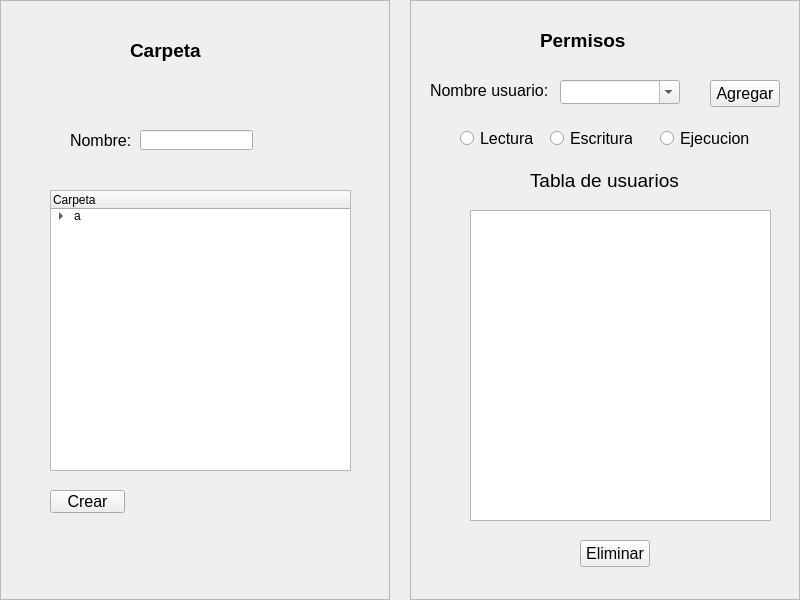
<?xml version="1.0" encoding="UTF-8"?>
<ui version="4.0">
 <class>MainWindow</class>
 <widget class="QMainWindow" name="MainWindow">
  <property name="geometry">
   <rect>
    <x>0</x>
    <y>0</y>
    <width>800</width>
    <height>600</height>
   </rect>
  </property>
  <property name="windowTitle">
   <string>MainWindow</string>
  </property>
  <widget class="QWidget" name="centralwidget">
   <layout class="QHBoxLayout" name="horizontalLayout">
    <property name="spacing">
     <number>20</number>
    </property>
    <property name="leftMargin">
     <number>0</number>
    </property>
    <property name="topMargin">
     <number>0</number>
    </property>
    <property name="rightMargin">
     <number>0</number>
    </property>
    <property name="bottomMargin">
     <number>0</number>
    </property>
    <item>
     <widget class="QFrame" name="Carpeta">
      <property name="frameShape">
       <enum>QFrame::StyledPanel</enum>
      </property>
      <property name="frameShadow">
       <enum>QFrame::Raised</enum>
      </property>
      <widget class="QLabel" name="lblNombreCarpeta">
       <property name="geometry">
        <rect>
         <x>70</x>
         <y>130</y>
         <width>71</width>
         <height>21</height>
        </rect>
       </property>
       <property name="font">
        <font>
         <family>Arial</family>
         <pointsize>12</pointsize>
         <weight>50</weight>
         <italic>false</italic>
         <bold>false</bold>
         <underline>false</underline>
         <strikeout>false</strikeout>
         <kerning>true</kerning>
        </font>
       </property>
       <property name="text">
        <string>Nombre:</string>
       </property>
      </widget>
      <widget class="QLineEdit" name="txtNombreCarpeta">
       <property name="geometry">
        <rect>
         <x>140</x>
         <y>130</y>
         <width>113</width>
         <height>20</height>
        </rect>
       </property>
       <property name="font">
        <font>
         <family>Arial</family>
         <pointsize>12</pointsize>
        </font>
       </property>
      </widget>
      <widget class="QPushButton" name="btnCrearCarpeta">
       <property name="geometry">
        <rect>
         <x>50</x>
         <y>490</y>
         <width>75</width>
         <height>23</height>
        </rect>
       </property>
       <property name="font">
        <font>
         <family>Arial</family>
         <pointsize>12</pointsize>
        </font>
       </property>
       <property name="text">
        <string>Crear</string>
       </property>
      </widget>
      <widget class="QLabel" name="lblTituloCarpeta">
       <property name="geometry">
        <rect>
         <x>130</x>
         <y>40</y>
         <width>91</width>
         <height>21</height>
        </rect>
       </property>
       <property name="font">
        <font>
         <family>Arial</family>
         <pointsize>14</pointsize>
         <weight>75</weight>
         <italic>false</italic>
         <bold>true</bold>
         <underline>false</underline>
         <strikeout>false</strikeout>
         <kerning>true</kerning>
        </font>
       </property>
       <property name="text">
        <string>Carpeta</string>
       </property>
      </widget>
      <widget class="QTreeWidget" name="twUbicacion">
       <property name="geometry">
        <rect>
         <x>50</x>
         <y>190</y>
         <width>301</width>
         <height>281</height>
        </rect>
       </property>
       <property name="columnCount">
        <number>1</number>
       </property>
       <attribute name="headerVisible">
        <bool>true</bool>
       </attribute>
       <column>
        <property name="text">
         <string>Carpeta</string>
        </property>
       </column>
       <item>
        <property name="text">
         <string>a</string>
        </property>
        <item>
         <property name="text">
          <string>b</string>
         </property>
         <item>
          <property name="text">
           <string>c</string>
          </property>
         </item>
        </item>
       </item>
      </widget>
     </widget>
    </item>
    <item>
     <widget class="QFrame" name="Permisos">
      <property name="frameShape">
       <enum>QFrame::StyledPanel</enum>
      </property>
      <property name="frameShadow">
       <enum>QFrame::Raised</enum>
      </property>
      <widget class="QRadioButton" name="rbtnEjecucion">
       <property name="geometry">
        <rect>
         <x>250</x>
         <y>130</y>
         <width>91</width>
         <height>17</height>
        </rect>
       </property>
       <property name="font">
        <font>
         <family>Arial</family>
         <pointsize>12</pointsize>
        </font>
       </property>
       <property name="text">
        <string>Ejecucion</string>
       </property>
       <property name="autoExclusive">
        <bool>false</bool>
       </property>
      </widget>
      <widget class="QLabel" name="lblTituloListView">
       <property name="geometry">
        <rect>
         <x>120</x>
         <y>170</y>
         <width>151</width>
         <height>21</height>
        </rect>
       </property>
       <property name="font">
        <font>
         <family>Arial</family>
         <pointsize>14</pointsize>
         <weight>50</weight>
         <italic>false</italic>
         <bold>false</bold>
         <underline>false</underline>
         <strikeout>false</strikeout>
         <kerning>true</kerning>
        </font>
       </property>
       <property name="text">
        <string>Tabla de usuarios</string>
       </property>
      </widget>
      <widget class="QPushButton" name="btnEliminarUsuario">
       <property name="geometry">
        <rect>
         <x>170</x>
         <y>540</y>
         <width>70</width>
         <height>27</height>
        </rect>
       </property>
       <property name="font">
        <font>
         <family>Arial</family>
         <pointsize>12</pointsize>
        </font>
       </property>
       <property name="text">
        <string>Eliminar</string>
       </property>
      </widget>
      <widget class="QLabel" name="lblTituloPermisos">
       <property name="geometry">
        <rect>
         <x>130</x>
         <y>30</y>
         <width>91</width>
         <height>21</height>
        </rect>
       </property>
       <property name="font">
        <font>
         <family>Arial</family>
         <pointsize>14</pointsize>
         <weight>75</weight>
         <italic>false</italic>
         <bold>true</bold>
         <underline>false</underline>
         <strikeout>false</strikeout>
         <kerning>true</kerning>
        </font>
       </property>
       <property name="text">
        <string>Permisos</string>
       </property>
      </widget>
      <widget class="QPushButton" name="btnAgregarUsuario">
       <property name="geometry">
        <rect>
         <x>300</x>
         <y>80</y>
         <width>70</width>
         <height>27</height>
        </rect>
       </property>
       <property name="font">
        <font>
         <family>Arial</family>
         <pointsize>12</pointsize>
        </font>
       </property>
       <property name="text">
        <string>Agregar</string>
       </property>
      </widget>
      <widget class="QRadioButton" name="rbtnLectura">
       <property name="geometry">
        <rect>
         <x>50</x>
         <y>130</y>
         <width>82</width>
         <height>17</height>
        </rect>
       </property>
       <property name="font">
        <font>
         <family>Arial</family>
         <pointsize>12</pointsize>
        </font>
       </property>
       <property name="text">
        <string>Lectura</string>
       </property>
       <property name="autoExclusive">
        <bool>false</bool>
       </property>
      </widget>
      <widget class="QListView" name="listPermisosUsuarios">
       <property name="geometry">
        <rect>
         <x>60</x>
         <y>210</y>
         <width>301</width>
         <height>311</height>
        </rect>
       </property>
      </widget>
      <widget class="QLabel" name="lblNombreUsuario">
       <property name="geometry">
        <rect>
         <x>20</x>
         <y>80</y>
         <width>121</width>
         <height>21</height>
        </rect>
       </property>
       <property name="font">
        <font>
         <family>Arial</family>
         <pointsize>12</pointsize>
         <weight>50</weight>
         <italic>false</italic>
         <bold>false</bold>
         <underline>false</underline>
         <strikeout>false</strikeout>
         <kerning>true</kerning>
        </font>
       </property>
       <property name="text">
        <string>Nombre usuario: </string>
       </property>
      </widget>
      <widget class="QRadioButton" name="rbtnEscritura">
       <property name="geometry">
        <rect>
         <x>140</x>
         <y>130</y>
         <width>82</width>
         <height>17</height>
        </rect>
       </property>
       <property name="font">
        <font>
         <family>Arial</family>
         <pointsize>12</pointsize>
        </font>
       </property>
       <property name="text">
        <string>Escritura</string>
       </property>
       <property name="autoExclusive">
        <bool>false</bool>
       </property>
      </widget>
      <widget class="QComboBox" name="cbNombreUsuario">
       <property name="geometry">
        <rect>
         <x>150</x>
         <y>80</y>
         <width>120</width>
         <height>24</height>
        </rect>
       </property>
       <property name="font">
        <font>
         <family>Arial</family>
         <pointsize>12</pointsize>
        </font>
       </property>
       <property name="editable">
        <bool>true</bool>
       </property>
       <property name="currentText">
        <string/>
       </property>
       <property name="currentIndex">
        <number>-1</number>
       </property>
       <property name="maxVisibleItems">
        <number>5</number>
       </property>
       <property name="maxCount">
        <number>10</number>
       </property>
       <property name="insertPolicy">
        <enum>QComboBox::NoInsert</enum>
       </property>
       <property name="duplicatesEnabled">
        <bool>false</bool>
       </property>
       <item>
        <property name="text">
         <string>Prueba1</string>
        </property>
       </item>
       <item>
        <property name="text">
         <string>Prueba 2</string>
        </property>
       </item>
       <item>
        <property name="text">
         <string>Prueba 3</string>
        </property>
       </item>
      </widget>
     </widget>
    </item>
   </layout>
  </widget>
 </widget>
 <resources/>
 <connections/>
</ui>
